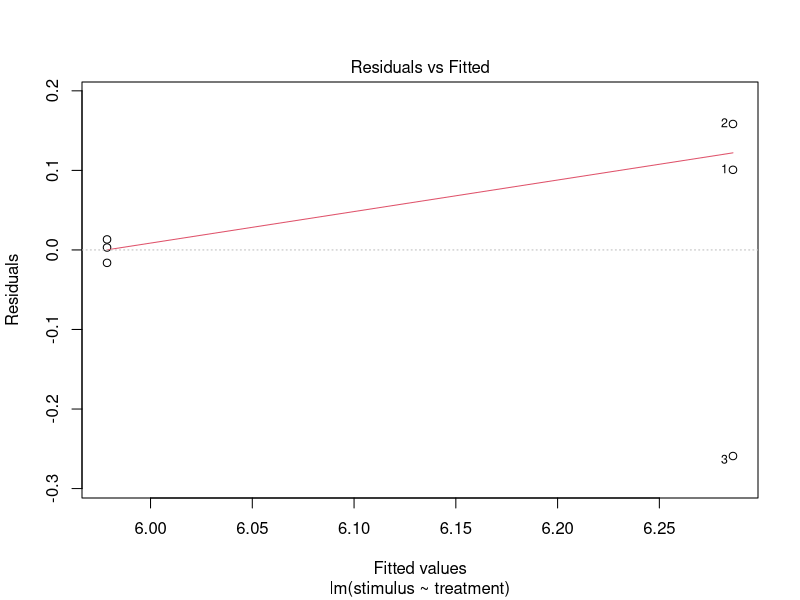
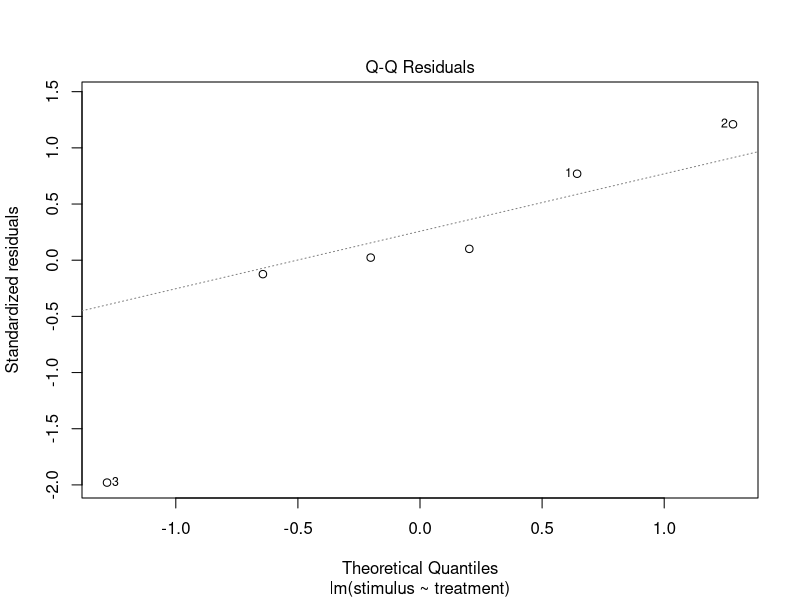
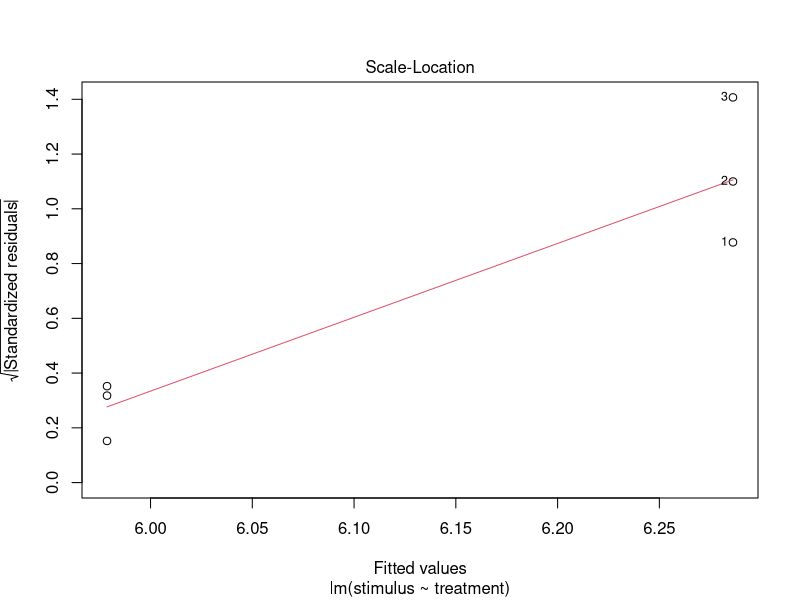
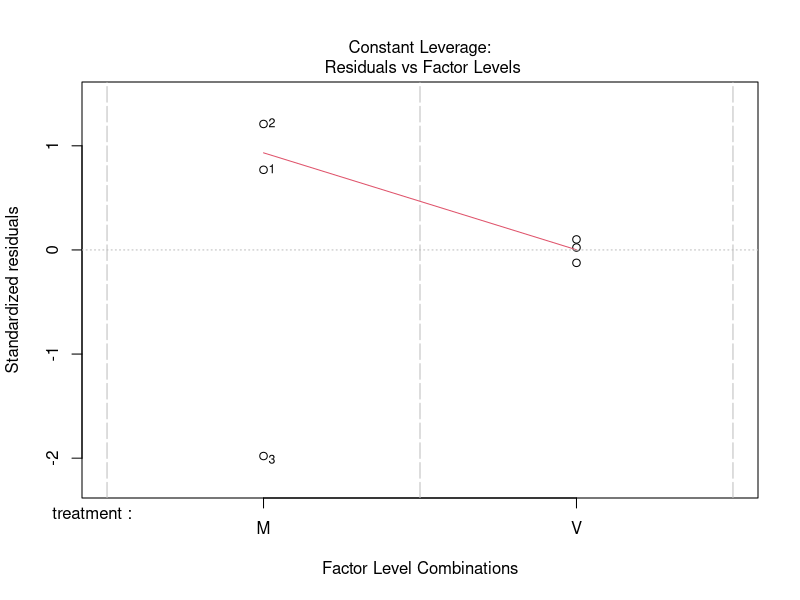
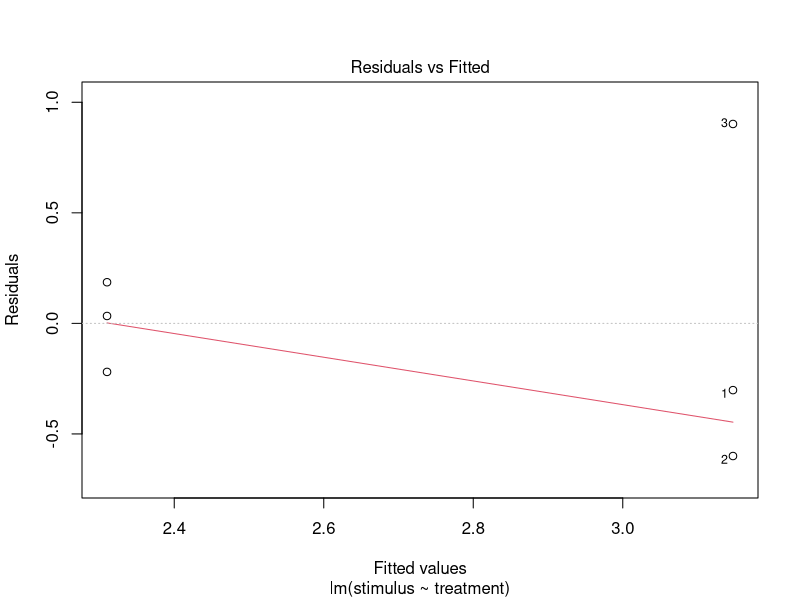
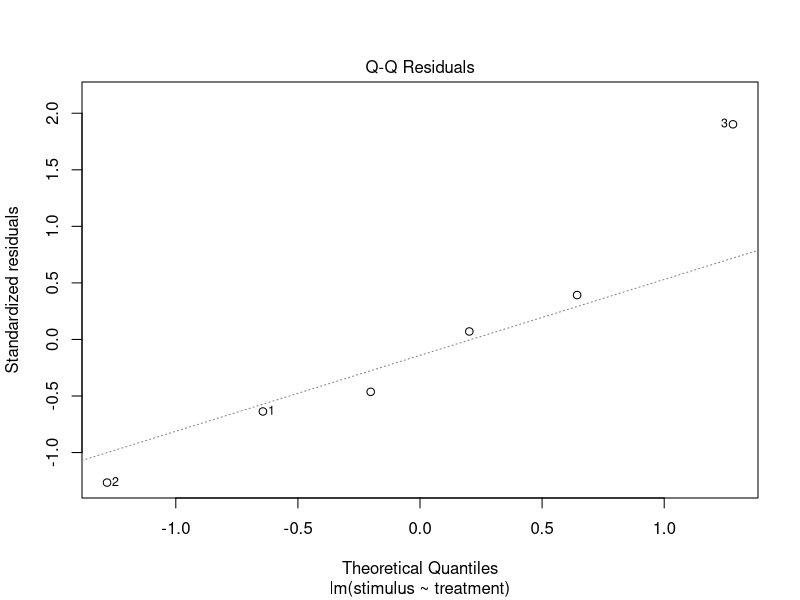
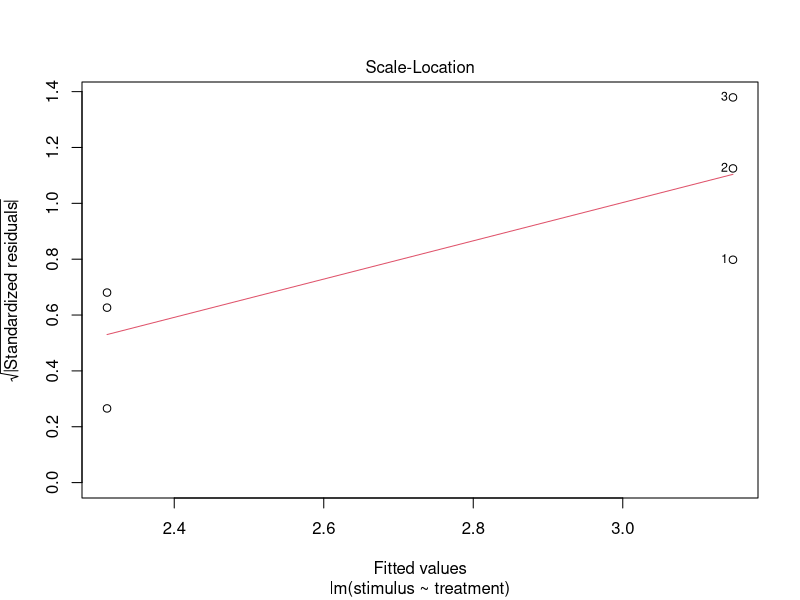
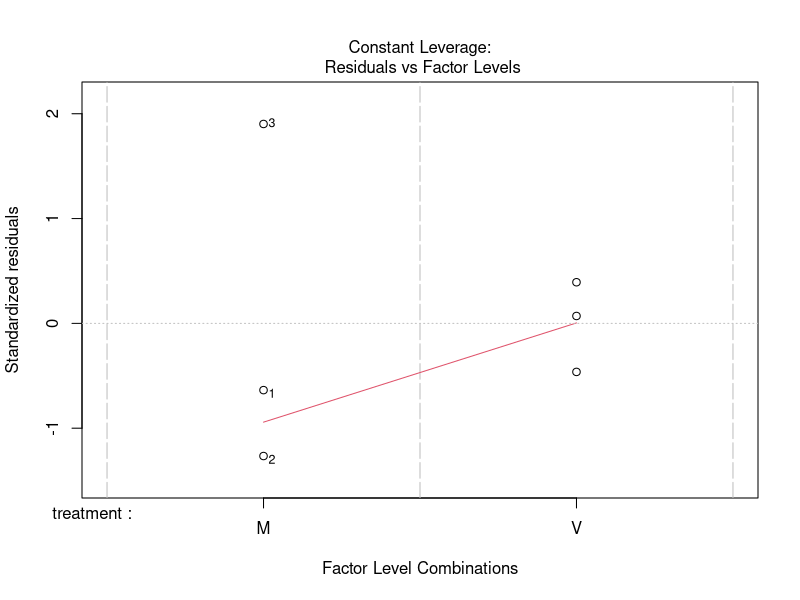

Here is the R script that generated these plots, in order:
# Title: Correlations
# Author: Marwa Tawfik
# Date: 03-05-2024


# Summary: as stated that the fish of growth performance and microbiota work are differnet fish
# so the average per tank (triplicate tanks/treatment/phase) was measured before the correlation analysis
# between specific growth rate and Shannon index of alpha diversity as an example. 
# the spearman correlation results showed no correlation between SGR and Shannon index at any of the phases or across phases
# however pearson correlation showed correlation between SGR and Shannon at stimulus phase. 
# We can't rely on these results as sample size of 3 is not enough to detect meeting assumptions of 
# either of the tests.

library(readxl)

sgr <- read_excel("sgr_averaged_byTank.xlsx")
shannon <- read_excel("shannon.xlsx")


# check if assumption of linear model is met or not
model <- lm(stimulus ~ treatment, data = sgr)
plot(model)
# nearly equal variance for each tested group/treatmnet (plot1)
# linearity of the model is not achieved (plot 2)

model <- lm(stimulus ~ treatment, data = shannon)
plot(model)

## stimulus
# Extract numeric vectors for treatment M and V
shannon_M <- shannon$stimulus[shannon$treatment == "M"]
shannon_V <- shannon$stimulus[shannon$treatment == "V"]

sgr_M <- sgr$stimulus[sgr$treatment == "M"]
sgr_V <- sgr$stimulus[sgr$treatment == "V"]
class(sgr_M)
# Perform correlation tests for treatment M and V
correlation_M <- cor.test(shannon_M, sgr_M, method = "spearman")
correlation_V <- cor.test(shannon_V, sgr_V, method = "spearman")

# Print the results
print("Correlation for Treatment M:")
print(correlation_M)
# Pearson's product-moment correlation
# 
# data:  shannon_M and sgr_M
# t = -16.406, df = 1, p-value = 0.03876
# alternative hypothesis: true correlation is not equal to 0
# sample estimates:
#        cor 
# -0.9981475

# Spearman's rank correlation rho
# 
# data:  shannon_M and sgr_M
# S = 8, p-value = 0.3333
# alternative hypothesis: true rho is not equal to 0
# sample estimates:
# rho 
#  -1 

print("Correlation for Treatment V:")
print(correlation_V)

# Pearson's product-moment correlation
# 
# data:  shannon_V and sgr_V
# t = -0.53243, df = 1, p-value = 0.6885
# alternative hypothesis: true correlation is not equal to 0
# sample estimates:
#        co

# Spearman's rank correlation rho
# 
# data:  shannon_V and sgr_V
# S = 6, p-value = 1
# alternative hypothesis: true rho is not equal to 0
# sample estimates:
#  rho 
# -0.5 

## intermediate
shannon_M <- shannon$intermediate[shannon$treatment == "M"]
shannon_V <- shannon$intermediate[shannon$treatment == "V"]

sgr_M <- sgr$intermediate[sgr$treatment == "M"]
sgr_V <- sgr$intermediate[sgr$treatment == "V"]

# Perform correlation tests for treatment M and V
correlation_M <- cor.test(shannon_M, sgr_M, method = "spearman")
correlation_V <- cor.test(shannon_V, sgr_V, method = "spearman")

# Print the results
print("Correlation for Treatment M:")
print(correlation_M)
# Pearson's product-moment correlation
# 
# data:  shannon_M and sgr_M
# t = -1.6653, df = 1, p-value = 0.3443
# alternative hypothesis: true correlation is not equal to 0
# sample estimates:
#       cor 
# -0.857309

# Spearman's rank correlation rho
# 
# data:  shannon_M and sgr_M
# S = 6, p-value = 1
# alternative hypothesis: true rho is not equal to 0
# sample estimates:
# rho 
# -0.5 

print("Correlation for Treatment V:")
print(correlation_V)
# Pearson's product-moment correlation
# 
# data:  shannon_V and sgr_V
# t = -0.056261, df = 1, p-value = 0.9642
# alternative hypothesis: true correlation is not equal to 0
# sample estimates:
#         cor 
# -0.05617205 

# Spearman's rank correlation rho
# 
# data:  shannon_M and sgr_M
# S = 6, p-value = 1
# alternative hypothesis: true rho is not equal to 0
# sample estimates:
#  rho 

## challenge 
shannon_M <- shannon$challenge[shannon$treatment == "M"]
shannon_V <- shannon$challenge[shannon$treatment == "V"]

sgr_M <- sgr$challenge[sgr$treatment == "M"]
sgr_V <- sgr$challenge[sgr$treatment == "V"]

# Perform correlation tests for treatment M and V
correlation_M <- cor.test(shannon_M, sgr_M, method = "spearman")
correlation_V <- cor.test(shannon_V, sgr_V, method = "spearman")

# Print the results
print("Correlation for Treatment M:")
print(correlation_M)
# Pearson's product-moment correlation
# 
# data:  shannon_M and sgr_M
# t = -6.0534, df = 1, p-value = 0.1042
# alternative hypothesis: true correlation is not equal to 0
# sample estimates:
#        cor 
# -0.9866282 

# Spearman's rank correlation rho
# 
# data:  shannon_M and sgr_M
# S = 8, p-value = 0.3333
# alternative hypothesis: true rho is not equal to 0
# sample estimates:
# rho 
#  -1

print("Correlation for Treatment V:")
print(correlation_V)
# Pearson's product-moment correlation
# 
# data:  shannon_V and sgr_V
# t = -0.61869, df = 1, p-value = 0.6473
# alternative hypothesis: true correlation is not equal to 0
# sample estimates:
#        cor 
# -0.5261332 

# Spearman's rank correlation rho
# 
# data:  shannon_V and sgr_V
# S = 6, p-value = 1
# alternative hypothesis: true rho is not equal to 0
# sample estimates:
#  rho 
# -0.5 

## M and V fish across phases 
sgr <- read_excel("sgr_averaged_byTank_devStages.xlsx")
shannon <- read_excel("shannon_devStages.xlsx")

# check if assumption of linear model is met or not
model <- lm(sgr ~ treatment, data = sgr)
plot(model)
# nearly equal variance for each tested group/treatmnet (plot1)
# linearity of the model is not achieved (plot 2)

model <- lm(shannon ~ treatment, data = shannon)
plot(model)

## M an V fish (not treatment here) so it is across devStages
sgr_M <- sgr$sgr[sgr$treatment == "M"]
sgr_V <- sgr$sgr[sgr$treatment == "V"]

shannon_M <- shannon$shannon[shannon$treatment == "M"]
shannon_V <- shannon$shannon[shannon$treatment == "V"]

class(shannon_V)

# Perform correlation tests for treatment M and V
correlation_M <- cor.test(shannon_M, sgr_M, method = "spearman")
correlation_V <- cor.test(shannon_V, sgr_V, method = "spearman")

# Print the results
print("Correlation for Treatment M:")
print(correlation_M)
# Pearson's product-moment correlation
# 
# data:  shannon_M and sgr_M
# t = -16.677, df = 1, p-value = 0.03813
# alternative hypothesis: true correlation is not equal to 0
# sample estimates:
#        cor 
# -0.9982071

# Spearman's rank correlation rho
# 
# data:  shannon_M and sgr_M
# S = 8, p-value = 0.3333
# alternative hypothesis: true rho is not equal to 0
# sample estimates:
# rho 
#  -1 

print("Correlation for Treatment V:")
print(correlation_V)
# Pearson's product-moment correlation
# 
# data:  shannon_V and sgr_V
# t = 0.30523, df = 1, p-value = 0.8114
# alternative hypothesis: true correlation is not equal to 0
# sample estimates:
#       cor 
# 0.2919343 

# Spearman's rank correlation rho
# 
# data:  shannon_V and sgr_V
# S = 2, p-value = 1
# alternative hypothesis: true rho is not equal to 0
# sample estimates:
# rho 
# 0.5 


